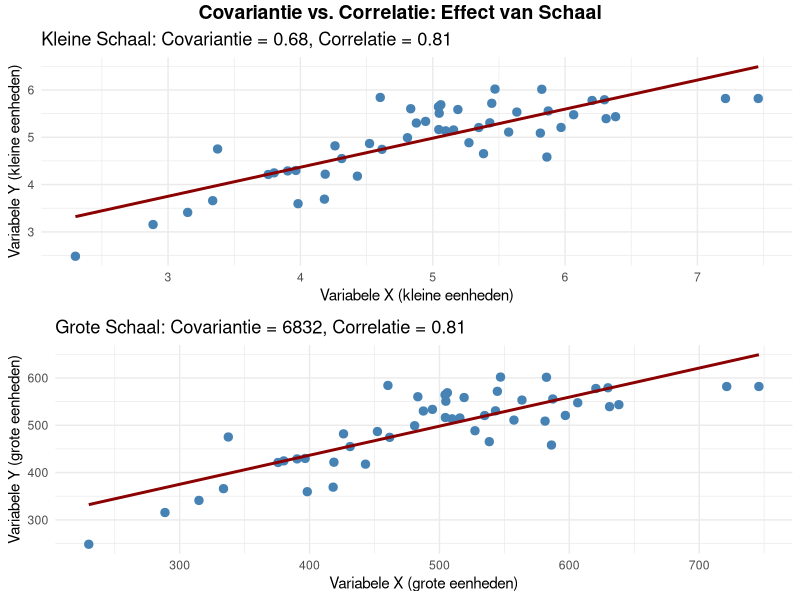
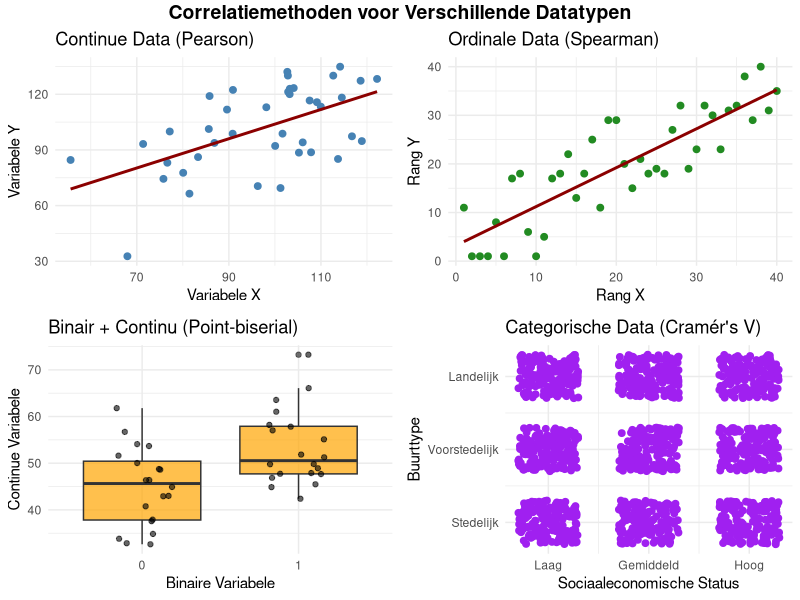
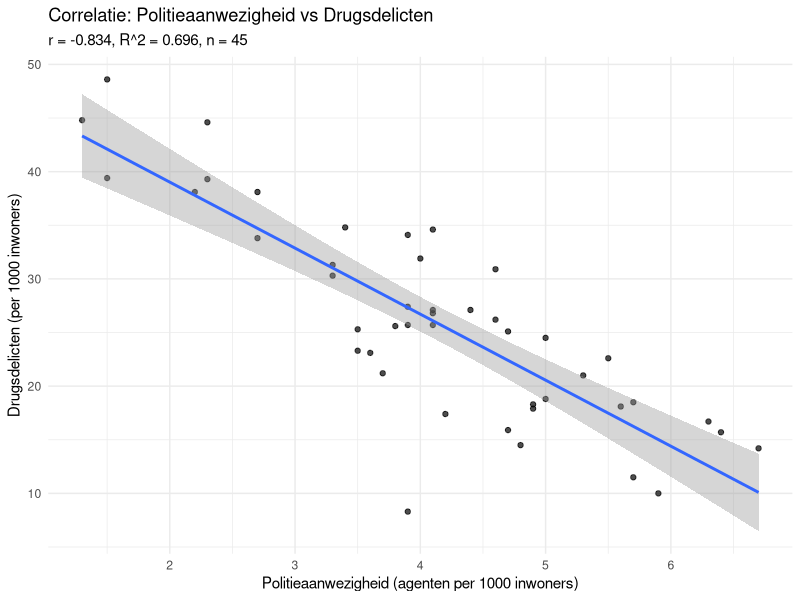
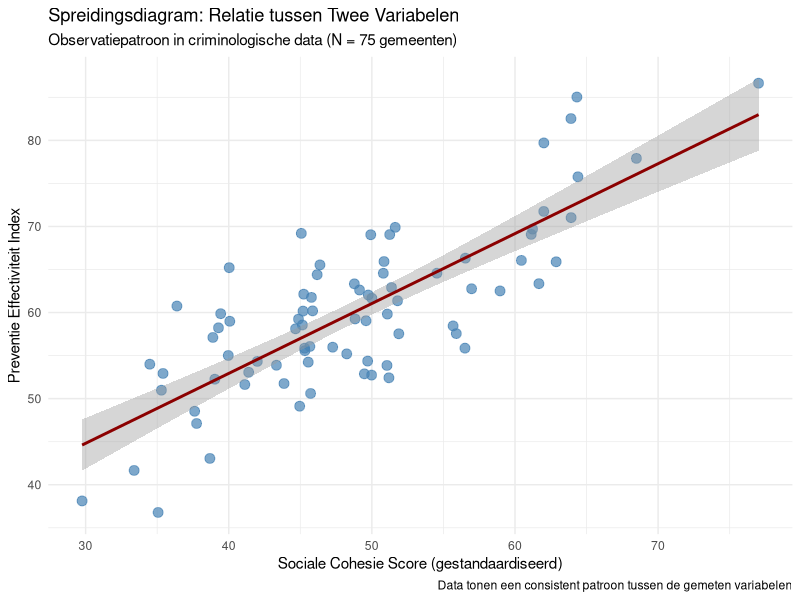
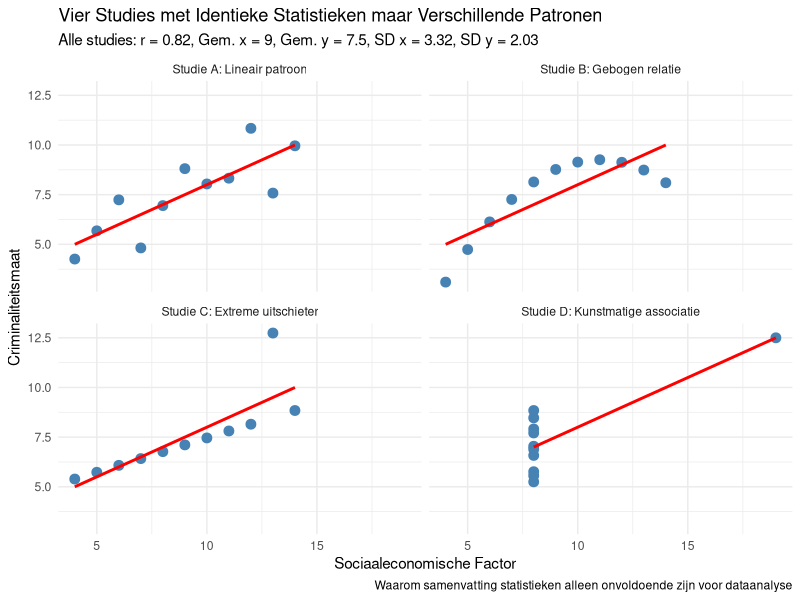
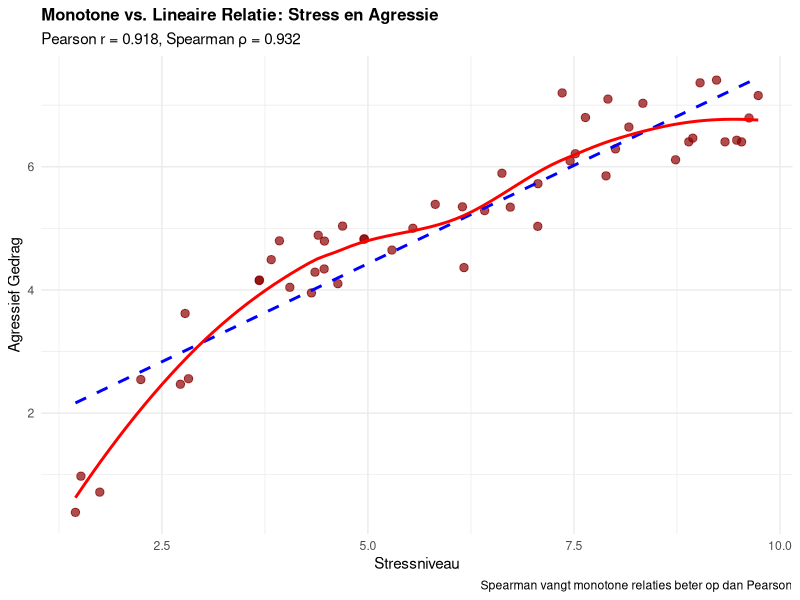
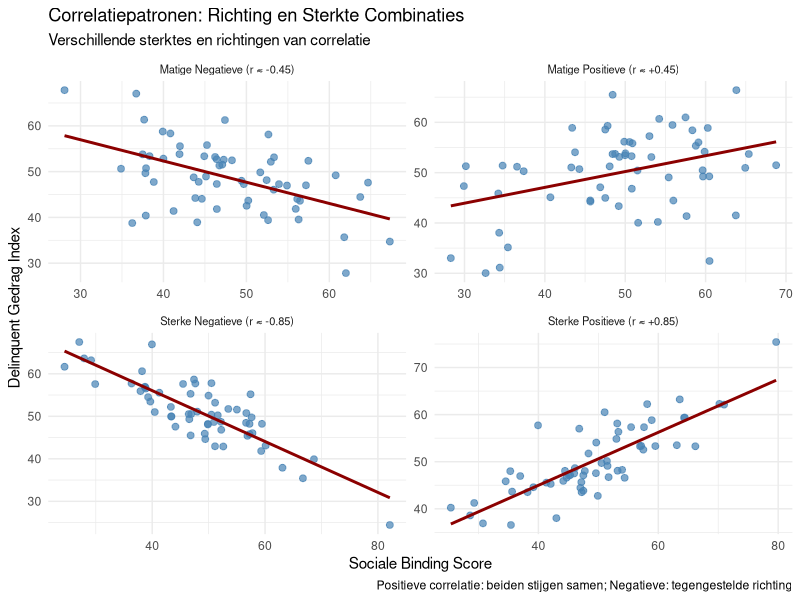
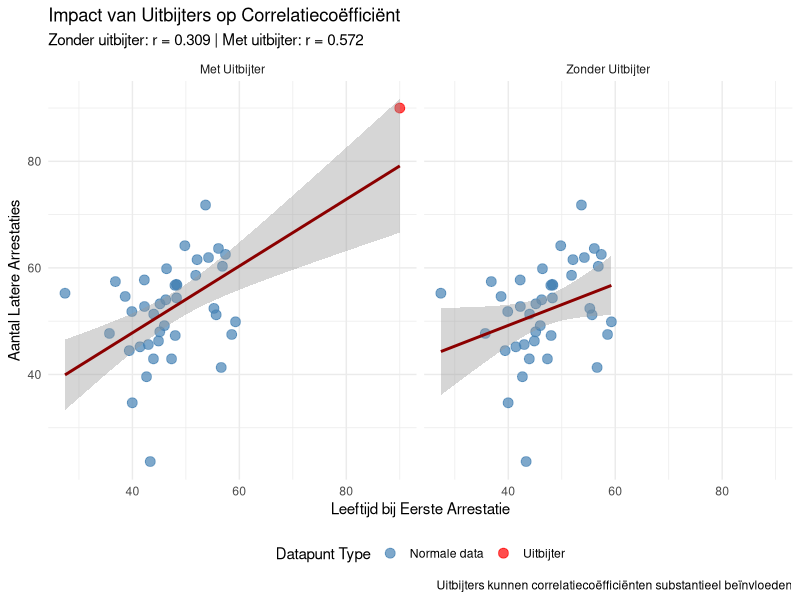

Write the R code that produced these figures, in order.
# =============================================================================
# SIMPLIFIED DODONA CORRELATION EXERCISES - IMAGE GENERATION SCRIPT
# =============================================================================
# This script generates all visualization images for correlation exercises
# Direct generation without unnecessary function wrappers
# =============================================================================

# Load required libraries
library(ggplot2)
library(dplyr)
library(gridExtra)
library(tidyr)

# Set random seed for reproducibility
set.seed(42)

# Define the path to the appropriate Dodona directory
question_dirs <- c(
  "3" = "3.3 Correlatie - Belangrijkste maatregelen",
  "8" = "3.8 Correlatie - Interpreteer correlatie", 
  "9" = "3.9 Correlatie - Wat correlatie vertelt",
  "11" = "3.11 Correlatie - Visualisatie belang",
  "12" = "3.12 Correlatie - Covariantie verschillen",
  "14" = "3.14 Correlatie - Pearson vs Spearman",
  "15" = "3.15 Correlatie - Richting en kracht",
  "18" = "3.18 Correlatie - Wanneer welke correlatie",
  "19" = "3.19 Correlatie - Impact uitschieters",
  "21" = "3.21 Correlatie - Correlatie interpretatie",
  "23" = "3.23 Correlatie - Correlatie aannames"
)

# Function to save images to appropriate directories
save_dodona_image <- function(plot, question_num, width = 5, height = 3.5) {
  # Create directory if it doesn't exist
  dir_name <- question_dirs[as.character(question_num)]
  if (!is.na(dir_name)) {
    media_path <- file.path(dir_name, "description", "media")
    if (!dir.exists(media_path)) {
      dir.create(media_path, recursive = TRUE)
    }
    
    # Save the image
    filename <- file.path(media_path, paste0("correlation_plot_", question_num, ".png"))
    ggsave(filename, plot, width = width, height = height, dpi = 300, bg = "white")
    cat("Saved:", filename, "- Size:", width, "x", height, "\n")
  }
}

# =============================================================================
# DIRECT IMAGE GENERATION
# =============================================================================

cat("=============================================================================\n")
cat("GENERATING ALL DODONA CORRELATION EXERCISE IMAGES\n")
cat("=============================================================================\n")

# QUESTION 3.3 - Key correlation measures
cat("\n=== Generating Q3.3 Image: Belangrijkste maatregelen ===\n")

# Generate realistic criminological data
n <- 45  # Belgian municipalities
politie <- round(rnorm(n, mean=4.2, sd=1.1), 1)
drugs <- round(25 + rnorm(n, sd=6) - 2.5*scale(politie)[,1]*3, 1)

crime_data <- data.frame(
  "Politieaanwezigheid" = politie,
  "Drugsdelicten" = drugs
)

r_value <- round(cor(crime_data$Politieaanwezigheid, crime_data$Drugsdelicten), 3)
r_squared <- round(r_value^2, 3)

p_q3 <- ggplot(crime_data, aes(x = Politieaanwezigheid, y = Drugsdelicten)) +
  geom_point(color = "steelblue", size = 3, alpha = 0.7) +
  geom_smooth(method = "lm", formula = y ~ x, se = TRUE, color = "darkred") +
  labs(
    title = "Correlatie: Politieaanwezigheid vs Drugsdelicten",
    subtitle = paste0("r = ", r_value, ", R² = ", r_squared, ", n = ", n),
    x = "Politieaanwezigheid (agenten per 1000 inwoners)",
    y = "Drugsdelicten (per 1000 inwoners)",
    caption = "Belangrijkste correlatiemaatregelen voor rapportage"
  ) +
  theme_minimal()

p_q3 <- ggplot(crime_data, aes(Politieaanwezigheid, Drugsdelicten)) +
  geom_point(alpha = 0.7) +
  geom_smooth(method = "lm", formula = y ~ x, se = TRUE) +
  labs(
    title = "Correlatie: Politieaanwezigheid vs Drugsdelicten",
    subtitle = paste0("r = ", r_value, ", R^2 = ", r_squared, ", n = ", n),
    x = "Politieaanwezigheid (agenten per 1000 inwoners)",
    y = "Drugsdelicten (per 1000 inwoners)"
  ) +
  theme_minimal()
save_dodona_image(p_q3 ,3)

# QUESTION 3.8 - Interpret correlation
cat("\n=== Generating Q3.8 Image: Interpreteer correlatie ===\n")

# Generate data for positive correlation of 0.75
n <- 80
x <- rnorm(n, 50, 10)
y <- 0.75 * scale(x)[,1] * 10 + rnorm(n, 60, 6)

pos_cor_data <- data.frame(
  Variable_X = x,
  Variable_Y = y
)

r_value <- round(cor(x, y), 2)
r_squared <- round(r_value^2 * 100, 1)

p_q8 <- ggplot(pos_cor_data, aes(x = Variable_X, y = Variable_Y)) +
  geom_point(color = "steelblue", size = 3, alpha = 0.7) +
  geom_smooth(method = "lm", formula = y ~ x, se = TRUE, color = "darkred") +
  labs(
    title = "Spreidingsdiagram: Relatie tussen Twee Variabelen",
    subtitle = "Observatiepatroon in criminologische data (N = 75 gemeenten)",
    x = "Sociale Cohesie Score (gestandaardiseerd)",
    y = "Preventie Effectiviteit Index",
    caption = "Data tonen een consistent patroon tussen de gemeten variabelen"
  ) +
  theme_minimal()

save_dodona_image(p_q8, 8, width = 5.0, height = 3.5)

# QUESTION 3.11 - Visualization importance (Anscombe's Quartet style)
cat("\n=== Generating Q3.11 Image: Visualisatie belang ===\n")

# Recreate identical statistics with different patterns
data_x1 <- c(10, 8, 13, 9, 11, 14, 6, 4, 12, 7, 5)
data_y1 <- c(8.04, 6.95, 7.58, 8.81, 8.33, 9.96, 7.24, 4.26, 10.84, 4.82, 5.68)
data_x2 <- c(10, 8, 13, 9, 11, 14, 6, 4, 12, 7, 5)
data_y2 <- c(9.14, 8.14, 8.74, 8.77, 9.26, 8.10, 6.13, 3.10, 9.13, 7.26, 4.74)
data_x3 <- c(10, 8, 13, 9, 11, 14, 6, 4, 12, 7, 5)
data_y3 <- c(7.46, 6.77, 12.74, 7.11, 7.81, 8.84, 6.08, 5.39, 8.15, 6.42, 5.73)
data_x4 <- c(8, 8, 8, 8, 8, 8, 8, 19, 8, 8, 8)
data_y4 <- c(6.58, 5.76, 7.71, 8.84, 8.47, 7.04, 5.25, 12.50, 5.56, 7.91, 6.89)

# Calculate statistics (they're identical for all datasets)
corr <- round(cor(data_x1, data_y1), 2)
mean_x <- round(mean(data_x1), 2)
mean_y <- round(mean(data_y1), 2)
sd_x <- round(sd(data_x1), 2)
sd_y <- round(sd(data_y1), 2)

# Combine the data
data_df <- data.frame(
  x1 = data_x1, y1 = data_y1,
  x2 = data_x2, y2 = data_y2,
  x3 = data_x3, y3 = data_y3,
  x4 = data_x4, y4 = data_y4
)

# Transform to long format for easier plotting
data_long <- data_df %>%
  mutate(id = row_number()) %>%
  gather(key, value, -id) %>%
  separate(key, c("axis", "dataset"), sep = 1) %>%
  spread(axis, value) %>%
  select(dataset, id, x, y)

# Create descriptive names for the datasets
dataset_names <- c(
  "1" = "Studie A: Lineair patroon",
  "2" = "Studie B: Gebogen relatie",
  "3" = "Studie C: Extreme uitschieter",
  "4" = "Studie D: Kunstmatige associatie"
)

# Plot the data
p_q11 <- ggplot(data_long, aes(x = x, y = y)) +
  geom_point(size = 3, color = "steelblue") +
  geom_smooth(method = "lm", se = FALSE, color = "red", formula = y ~ x) +
  facet_wrap(~ dataset, ncol = 2, labeller = labeller(dataset = dataset_names)) +
  labs(
    title = "Vier Studies met Identieke Statistieken maar Verschillende Patronen",
    subtitle = paste0("Alle studies: r = ", corr, ", Gem. x = ", mean_x, 
                      ", Gem. y = ", mean_y, ", SD x = ", sd_x, ", SD y = ", sd_y),
    caption = "Waarom samenvatting statistieken alleen onvoldoende zijn voor dataanalyse",
    x = "Sociaaleconomische Factor",
    y = "Criminaliteitsmaat"
  ) +
  theme_minimal()

save_dodona_image(p_q11, 11, width = 6.0, height = 4.5)

# QUESTION 3.12 - Covariance vs Correlation differences
cat("\n=== Generating Q3.12 Image: Covariantie verschillen ===\n")

# Generate two datasets with same correlation but different scales
n <- 50

# Dataset 1: Small scale variables
x1 <- rnorm(n, 5, 1)
y1 <- 0.7 * scale(x1)[,1] * 1 + rnorm(n, 5, 0.6)
cov1 <- round(cov(x1, y1), 2)
cor1 <- round(cor(x1, y1), 2)

# Dataset 2: Large scale variables (100x)
x2 <- x1 * 100
y2 <- y1 * 100
cov2 <- round(cov(x2, y2), 0)
cor2 <- round(cor(x2, y2), 2)

# Create combined data frame
kleine_schaal <- data.frame(x = x1, y = y1, dataset = "Kleine Schaal Variabelen")
grote_schaal <- data.frame(x = x2, y = y2, dataset = "Grote Schaal Variabelen (x100)")

# Create visualization with two plots
p1 <- ggplot(kleine_schaal, aes(x = x, y = y)) +
  geom_point(color = "steelblue", size = 2.5) +
  geom_smooth(method = "lm", se = FALSE, color = "darkred", formula = y ~ x) +
  labs(
    title = paste0("Kleine Schaal: Covariantie = ", cov1, ", Correlatie = ", cor1),
    x = "Variabele X (kleine eenheden)",
    y = "Variabele Y (kleine eenheden)"
  ) +
  theme_minimal()

p2 <- ggplot(grote_schaal, aes(x = x, y = y)) +
  geom_point(color = "steelblue", size = 2.5) +
  geom_smooth(method = "lm", se = FALSE, color = "darkred", formula = y ~ x) +
  labs(
    title = paste0("Grote Schaal: Covariantie = ", cov2, ", Correlatie = ", cor2),
    x = "Variabele X (grote eenheden)",
    y = "Variabele Y (grote eenheden)"
  ) +
  theme_minimal()

# Combine plots
p_q12 <- grid.arrange(p1, p2, nrow = 2,
         top = grid::textGrob("Covariantie vs. Correlatie: Effect van Schaal", 
                              gp = grid::gpar(fontsize = 14, fontface = "bold")))

save_dodona_image(p_q12, 12, width = 5.5, height = 4.0)

# QUESTION 3.14 - Pearson vs Spearman (monotonic vs linear)
cat("\n=== Generating Q3.14 Image: Pearson vs Spearman ===\n")

# Create data for monotonic but non-linear pattern
n <- 50
stress <- runif(n, 1, 10)
agressie <- 3 * log(stress) + rnorm(n, 0, 0.5)

# Calculate both correlations
pearson_r <- round(cor(stress, agressie, method = "pearson"), 3)
spearman_rho <- round(cor(stress, agressie, method = "spearman"), 3)

data_plot <- data.frame(stress = stress, agressie = agressie)

p_q14 <- ggplot(data_plot, aes(x = stress, y = agressie)) +
  geom_point(color = "darkred", size = 2.5, alpha = 0.7) +
  geom_smooth(method = "lm", se = FALSE, color = "blue", linetype = "dashed", 
              aes(color = "Lineaire lijn (Pearson)")) +
  geom_smooth(method = "loess", se = FALSE, color = "red", linewidth = 1,
              aes(color = "Werkelijke curve")) +
  scale_color_manual(values = c("Lineaire lijn (Pearson)" = "blue", 
                               "Werkelijke curve" = "red")) +
  labs(
    title = "Monotone vs. Lineaire Relatie: Stress en Agressie",
    subtitle = paste0("Pearson r = ", pearson_r, ", Spearman ρ = ", spearman_rho),
    x = "Stressniveau",
    y = "Agressief Gedrag",
    color = "Trendlijn Type",
    caption = "Spearman vangt monotone relaties beter op dan Pearson"
  ) +
  theme_minimal() +
  theme(legend.position = "bottom",
        plot.title = element_text(size = 12, face = "bold"))

save_dodona_image(p_q14, 14, width = 5.0, height = 3.5)

# QUESTION 3.15 - Direction and strength patterns
cat("\n=== Generating Q3.15 Image: Richting en kracht ===\n")

# Create four datasets with different correlation patterns
n <- 60

# Function to create data with specific correlation strength
create_correlation_data <- function(r_target, direction = "positive") {
  x <- rnorm(n, 50, 10)
  if (direction == "positive") {
    y <- r_target * scale(x)[,1] * 8 + rnorm(n, 50, sqrt(1 - r_target^2) * 8)
  } else {
    y <- -r_target * scale(x)[,1] * 8 + rnorm(n, 50, sqrt(1 - r_target^2) * 8)
  }
  return(data.frame(x = x, y = y))
}

# Generate four different patterns
strong_pos <- create_correlation_data(0.85, "positive") %>% mutate(pattern = "Sterke Positieve (r ≈ +0.85)")
moderate_pos <- create_correlation_data(0.45, "positive") %>% mutate(pattern = "Matige Positieve (r ≈ +0.45)")
moderate_neg <- create_correlation_data(0.45, "negative") %>% mutate(pattern = "Matige Negatieve (r ≈ -0.45)")
strong_neg <- create_correlation_data(0.85, "negative") %>% mutate(pattern = "Sterke Negatieve (r ≈ -0.85)")

# Combine all data
all_patterns <- rbind(strong_pos, moderate_pos, moderate_neg, strong_neg)

p_q15 <- ggplot(all_patterns, aes(x = x, y = y)) +
  geom_point(color = "steelblue", size = 2, alpha = 0.7) +
  geom_smooth(method = "lm", se = FALSE, color = "darkred", formula = y ~ x) +
  facet_wrap(~ pattern, ncol = 2, scales = "free") +
  labs(
    title = "Correlatiepatronen: Richting en Sterkte Combinaties",
    subtitle = "Verschillende sterktes en richtingen van correlatie",
    x = "Sociale Binding Score",
    y = "Delinquent Gedrag Index",
    caption = "Positieve correlatie: beiden stijgen samen; Negatieve: tegengestelde richting"
  ) +
  theme_minimal() +
  theme(strip.text = element_text(size = 8))

save_dodona_image(p_q15, 15, width = 6.0, height = 4.5)

# QUESTION 3.18 - When to use which correlation
cat("\n=== Generating Q3.18 Image: Wanneer welke correlatie ===\n")

# Create examples of different data types requiring different correlations
n <- 40

# Example 1: Continuous data (Pearson)
continuous_data <- data.frame(
  x = rnorm(n, 100, 15),
  y = rnorm(n, 100, 15)
) %>% 
  mutate(y = 0.6 * scale(x)[,1] * 15 + y,
         type = "Continue Data (Pearson)")

# Example 2: Ordinal/Ranked data (Spearman)
set.seed(456)
ordinal_ranks <- data.frame(
  x = sample(1:n, n),
  y = sample(1:n, n)
)
# Make them somewhat correlated
ordinal_ranks$y <- ordinal_ranks$x + sample(-10:10, n, replace = TRUE)
ordinal_ranks$y[ordinal_ranks$y < 1] <- 1
ordinal_ranks$y[ordinal_ranks$y > n] <- n
ordinal_ranks$type <- "Ordinale Data (Spearman)"

# Example 3: Binary + Continuous (Point-biserial)
binary_cont <- data.frame(
  x = rep(c(0, 1), each = n/2),
  y = c(rnorm(n/2, 45, 8), rnorm(n/2, 55, 8)),
  type = "Binair + Continu (Point-biserial)"
)

# Example 4: Categorical (Chi-square/Cramér's V)
categorical <- expand.grid(
  x = factor(rep(c("Laag", "Gemiddeld", "Hoog"), each = n/3)),
  y = factor(rep(c("Stedelijk", "Voorstedelijk", "Landelijk"), n/3))
) %>%
  mutate(type = "Categorische Data (Cramér's V)",
         x_num = as.numeric(x),
         y_num = as.numeric(y))

# Combine and create visualization
p1 <- ggplot(continuous_data, aes(x = x, y = y)) +
  geom_point(color = "steelblue", size = 2) +
  geom_smooth(method = "lm", se = FALSE, color = "darkred") +
  labs(title = "Continue Data (Pearson)", x = "Variabele X", y = "Variabele Y") +
  theme_minimal()

p2 <- ggplot(ordinal_ranks, aes(x = x, y = y)) +
  geom_point(color = "forestgreen", size = 2) +
  geom_smooth(method = "lm", se = FALSE, color = "darkred") +
  labs(title = "Ordinale Data (Spearman)", x = "Rang X", y = "Rang Y") +
  theme_minimal()

p3 <- ggplot(binary_cont, aes(x = factor(x), y = y)) +
  geom_boxplot(fill = "orange", alpha = 0.7) +
  geom_jitter(width = 0.2, alpha = 0.6) +
  labs(title = "Binair + Continu (Point-biserial)", x = "Binaire Variabele", y = "Continue Variabele") +
  theme_minimal()

p4 <- ggplot(categorical, aes(x = x_num, y = y_num)) +
  geom_jitter(color = "purple", size = 2, width = 0.3, height = 0.3) +
  scale_x_continuous(breaks = 1:3, labels = c("Laag", "Gemiddeld", "Hoog")) +
  scale_y_continuous(breaks = 1:3, labels = c("Stedelijk", "Voorstedelijk", "Landelijk")) +
  labs(title = "Categorische Data (Cramér's V)", x = "Sociaaleconomische Status", y = "Buurttype") +
  theme_minimal()

# Combine all plots
p_q18 <- grid.arrange(p1, p2, p3, p4, ncol = 2,
         top = grid::textGrob("Correlatiemethoden voor Verschillende Datatypen", 
                              gp = grid::gpar(fontsize = 14, fontface = "bold")))

save_dodona_image(p_q18, 18, width = 6.5, height = 5.0)

# QUESTION 3.19 - Impact of outliers
cat("\n=== Generating Q3.19 Image: Impact uitschieters ===\n")

# Create data with and without outliers
n <- 40

# Base data with moderate correlation
set.seed(789)
x_base <- rnorm(n, 50, 10)
y_base <- 0.4 * scale(x_base)[,1] * 8 + rnorm(n, 50, 8)

# Data without outlier
data_normal <- data.frame(x = x_base, y = y_base, type = "Zonder Uitbijter")

# Data with outlier
data_outlier <- data.frame(
  x = c(x_base, 90),
  y = c(y_base, 90),
  type = "Met Uitbijter"
)

# Calculate correlations
r_normal <- round(cor(data_normal$x, data_normal$y), 3)
r_outlier <- round(cor(data_outlier$x, data_outlier$y), 3)

# Combine data
all_data <- rbind(data_normal, data_outlier)

p_q19 <- ggplot(all_data, aes(x = x, y = y)) +
  geom_point(aes(color = ifelse(x > 80 & y > 80, "Uitbijter", "Normale data")), 
             size = 3, alpha = 0.7) +
  geom_smooth(method = "lm", se = TRUE, color = "darkred", formula = y ~ x) +
  facet_wrap(~ type, ncol = 2) +
  scale_color_manual(values = c("Normale data" = "steelblue", "Uitbijter" = "red")) +
  labs(
    title = "Impact van Uitbijters op Correlatiecoëfficiënt",
    subtitle = paste0("Zonder uitbijter: r = ", r_normal, " | Met uitbijter: r = ", r_outlier),
    x = "Leeftijd bij Eerste Arrestatie",
    y = "Aantal Latere Arrestaties",
    color = "Datapunt Type",
    caption = "Uitbijters kunnen correlatiecoëfficiënten substantieel beïnvloeden"
  ) +
  theme_minimal() +
  theme(legend.position = "bottom")

save_dodona_image(p_q19, 19, width = 5.5, height = 3.8)

# QUESTION 3.21 - Correlation interpretation scenarios
cat("\n=== Generating Q3.21 Image: Correlatie interpretatie ===\n")

# Create different correlation scenarios for interpretation
n <- 50

# Scenario 1: Strong positive correlation
scenario1 <- data.frame(
  x = rnorm(n, 50, 10),
  scenario = "Scenario A: r = +0.78"
)
scenario1$y <- 0.78 * scale(scenario1$x)[,1] * 8 + rnorm(n, 50, 6)

# Scenario 2: Weak negative correlation
scenario2 <- data.frame(
  x = rnorm(n, 50, 10),
  scenario = "Scenario B: r = -0.23"
)
scenario2$y <- -0.23 * scale(scenario2$x)[,1] * 8 + rnorm(n, 50, 9)

# Scenario 3: No correlation
scenario3 <- data.frame(
  x = rnorm(n, 50, 10),
  scenario = "Scenario C: r ≈ 0.00"
)
scenario3$y <- rnorm(n, 50, 8)

# Scenario 4: Moderate negative correlation
scenario4 <- data.frame(
  x = rnorm(n, 50, 10),
  scenario = "Scenario D: r = -0.55"
)
scenario4$y <- -0.55 * scale(scenario4$x)[,1] * 8 + rnorm(n, 50, 7)

# Combine all scenarios
all_scenarios <- rbind(scenario1, scenario2, scenario3, scenario4)

p_q21 <- ggplot(all_scenarios, aes(x = x, y = y)) +
  geom_point(color = "steelblue", size = 2.5, alpha = 0.7) +
  geom_smooth(method = "lm", se = FALSE, color = "darkred", formula = y ~ x) +
  facet_wrap(~ scenario, ncol = 2) +
  labs(
    title = "Verschillende Correlatiescenario's voor Interpretatie",
    subtitle = "Hoe interpreteer je verschillende correlatiesterktes?",
    x = "Sociaaleconomische Status",
    y = "Misdaadcijfer per 1000 inwoners",
    caption = "Sterkte interpretatie: |r| < 0.3 zwak, 0.3-0.7 matig, > 0.7 sterk"
  ) +
  theme_minimal() +
  theme(strip.text = element_text(size = 9))

save_dodona_image(p_q21, 21, width = 6.0, height = 4.5)

# QUESTION 3.23 - Correlation assumptions
cat("\n=== Generating Q3.23 Image: Correlatie aannames ===\n")

# Create examples showing when correlation assumptions are violated
n <- 60

# Example 1: Normal linear relationship (assumptions met)
normal_data <- data.frame(
  x = rnorm(n, 50, 10),
  type = "Aannames Voldaan"
)
normal_data$y <- 0.6 * scale(normal_data$x)[,1] * 8 + rnorm(n, 50, 6)

# Example 2: Non-linear relationship (linearity assumption violated)
nonlinear_data <- data.frame(
  x = seq(10, 90, length.out = n),
  type = "Lineariteit Geschonden"
)
nonlinear_data$y <- 30 + 0.3 * (nonlinear_data$x - 50)^2 + rnorm(n, 0, 5)

# Example 3: Heteroscedasticity (homoscedasticity assumption violated)
hetero_data <- data.frame(
  x = seq(20, 80, length.out = n),
  type = "Homoscedasticiteit Geschonden"
)
hetero_data$y <- 20 + 0.5 * hetero_data$x + rnorm(n, 0, hetero_data$x * 0.2)

# Example 4: Outliers present (normality/no outliers assumption violated)
outlier_data <- data.frame(
  x = c(rnorm(n-3, 50, 8), c(20, 80, 85)),
  y = c(rnorm(n-3, 50, 8), c(80, 20, 85)),
  type = "Uitbijters Aanwezig"
)
outlier_data$y[1:(n-3)] <- 0.5 * scale(outlier_data$x[1:(n-3)])[,1] * 8 + outlier_data$y[1:(n-3)]

# Combine all data
all_data <- rbind(normal_data, nonlinear_data, hetero_data, outlier_data)

p_q23 <- ggplot(all_data, aes(x = x, y = y)) +
  geom_point(color = "steelblue", size = 2, alpha = 0.7) +
  geom_smooth(method = "lm", se = FALSE, color = "red", formula = y ~ x) +
  facet_wrap(~ type, ncol = 2) +
  labs(
    title = "Pearson Correlatie Aannames: Voldaan vs. Geschonden",
    subtitle = "Wanneer is Pearson correlatie betrouwbaar?",
    x = "Variabele X",
    y = "Variabele Y",
    caption = "Pearson correlatie werkt best bij lineaire, homoscedastische relaties zonder uitbijters"
  ) +
  theme_minimal() +
  theme(strip.text = element_text(size = 9))

save_dodona_image(p_q23, 23, width = 6.0, height = 4.5)

# =============================================================================
# COMPLETION SUMMARY
# =============================================================================

cat("\n=============================================================================\n")
cat("IMAGE GENERATION COMPLETE!\n")
cat("=============================================================================\n")
cat("Total images generated: 10\n")
cat("All images saved to respective media/ folders with custom dimensions\n")
cat("=============================================================================\n")

# Print summary of image dimensions
cat("\n=== IMAGE DIMENSION SUMMARY ===\n")
image_specs <- data.frame(
  Question = c("Q3.3", "Q3.8", "Q3.11", "Q3.12", "Q3.14", "Q3.15", "Q3.18", "Q3.19", "Q3.21", "Q3.23"),
  Description = c("Belangrijkste maatregelen", "Interpreteer correlatie", "Visualisatie belang", 
                  "Covariantie verschillen", "Pearson vs Spearman", "Richting en kracht",
                  "Wanneer welke correlatie", "Impact uitschieters", "Correlatie interpretatie", 
                  "Correlatie aannames"),
  Width = c(4.5, 5.0, 6.0, 5.5, 5.0, 6.0, 6.5, 5.5, 6.0, 6.0),
  Height = c(3.2, 3.5, 4.5, 4.0, 3.5, 4.5, 5.0, 3.8, 4.5, 4.5),
  Panels = c(1, 1, 4, 2, 1, 4, 4, 2, 4, 4)
)

print(image_specs)

cat("\n=== SCRIPT EXECUTION COMPLETED ===\n")